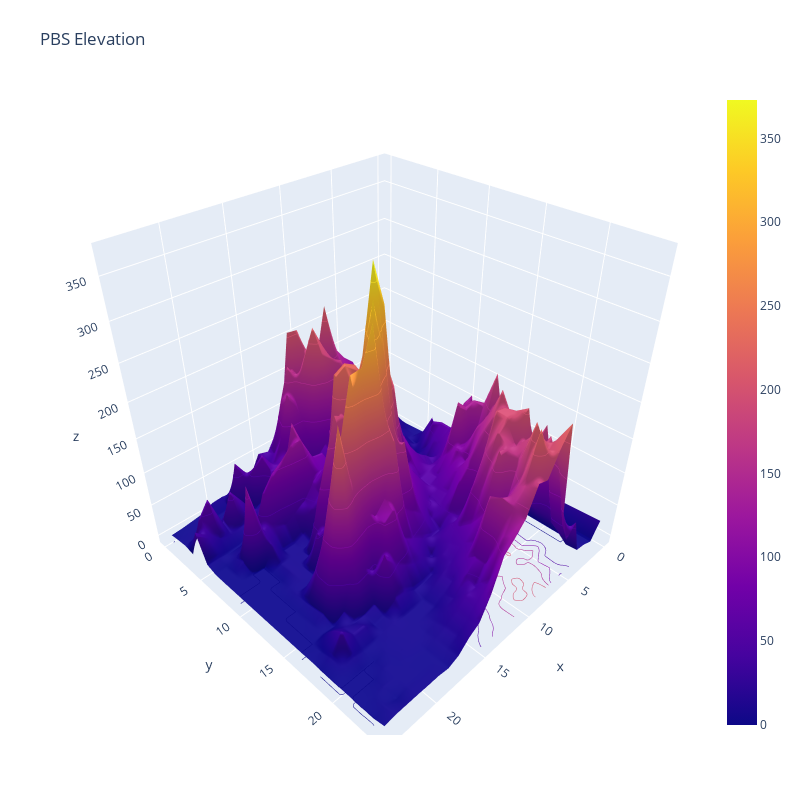

The code cell stored with this chart in its notebook:
### Code cell
import plotly.graph_objects as go

import pandas as pd

z_data = pd.read_csv(
    'https://raw.githubusercontent.com/plotly/datasets/master/api_docs/mt_bruno_elevation.csv'
)

fig = go.Figure(data=[go.Surface(z=z_data.values)])
fig.update_traces(contours_z=dict(show=True, usecolormap=True,
                                  highlightcolor="limegreen", project_z=True))
fig.update_layout(title='PBS Elevation', autosize=False,
                  width=800, height=800,
                  margin=dict(l=65, r=50, b=65, t=90))

fig.show()

### Figure 1 — Plotly figure (JSON) as saved in the notebook; plotly's stock layout.template omitted (floating-point values rounded to 4 significant figures; data arrays with more than 128 entries replaced by an {"elided": "..."} marker saying what was removed)
{"data": [{"contours": {"z": {"highlightcolor": "limegreen", "project": {"z": true}, "show": true, "usecolormap": true}}, "type": "surface", "z": {"elided": "25x25 float values"}}], "layout": {"autosize": false, "height": 800, "margin": {"b": 65, "l": 65, "r": 50, "t": 90}, "title": {"text": "PBS Elevation"}, "width": 800}}
